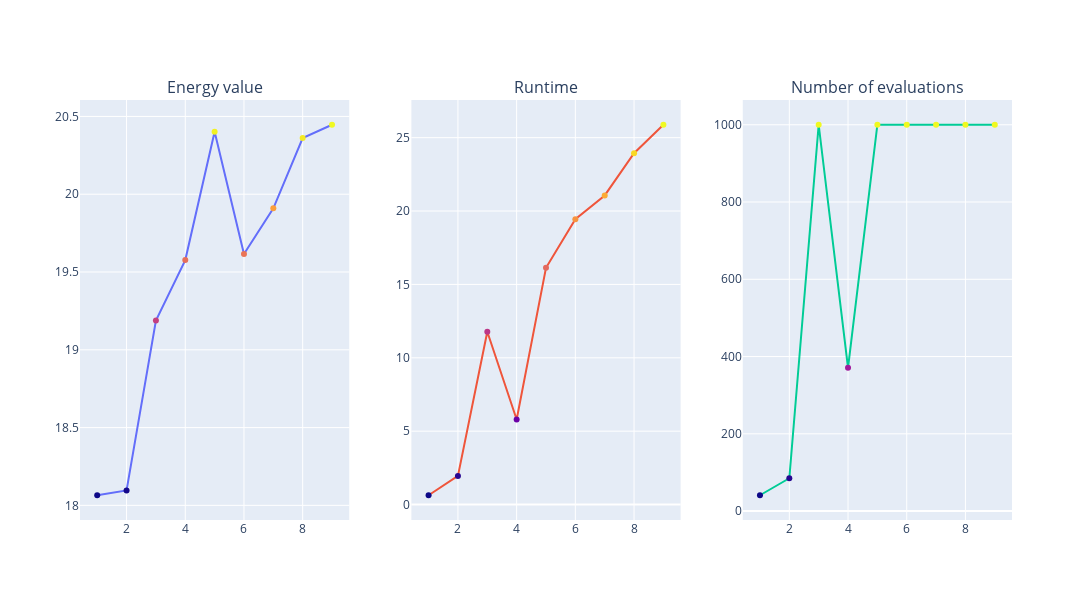

The notebook cell saved with this chart:
### Markdown cell above
### Higher values of $p$

With higher values of $p$, QAOA is theoretically able to reach a quantum state with a better energy value with respect to the cost Hamiltonian since increasing the number of layers strictly increases the space of quantum states, one is able to reach. That is, if 
$$
M_p = \max_{\beta, \gamma \in \mathbb{R}^p} \langle \psi_p(\beta, \gamma) \vert H_C  \vert \psi_p(\beta, \gamma) \rangle
$$
denotes the maximal energy value reachable with a QAOA variational form of depth $p$, it holds that
$$
M_{p+1} \geq M_p.
$$
In fact, using the adiabatic theorem, one can prove, that in the infinite limit, we are able to reach the maximal cost function value $C_{max}$
$$
\lim\limits_{p \to \inf} M_p = C_{max}.
$$
While the connection to adiabatic quantum computing serves as a justification of why we might expect QAOA to yield good optimization results, it only holds in the infinite limit, which in turn corresponds to an infinitely long quantum algorithm.
One also needs to be mindful of the fact that the number of parameters increases with the number of layers, and finding the global optimum becomes increasingly harder when introducing more parameters.<br>
The following plots show the evolution of the optimal QAOA state found for increasing values of $p$ and give some idea of how the circuit depth affects QAOA performance.

### Code cell
graph_name = 'custom'
quadratic_program = quadratic_program_from_graph(graphs[graph_name])
#Create callback to record total number of evaluations
max_evals = 0
def callback(eval_count, params, mean, std_dev):
    global max_evals
    max_evals = eval_count

#Create empty lists to track values
energies = []
runtimes = []
num_evals=[]
    
#Run QAOA for different values of p
for p in range(1,10):
    print(f'Evaluating for p = {p}...')
    qaoa = QAOA(optimizer = optimizers['cobyla'], quantum_instance = backend, reps=p, callback=callback)
    eigen_optimizer = MinimumEigenOptimizer(min_eigen_solver = qaoa)
    start = time()
    result = eigen_optimizer.solve(quadratic_program)
    runtimes.append(time()-start)
    num_evals.append(max_evals)
    #Calculate energy of final state from samples
    avg_value = 0.
    for sample in result.samples:
        avg_value += sample.probability*sample.fval
    energies.append(avg_value)

#Create and display plots
energy_plot = go.Scatter(x = list(range(1,10)), y =energies, marker=dict(color=energies, colorscale = 'plasma'))
runtime_plot = go.Scatter(x = list(range(1,10)), y =runtimes, marker=dict(color=runtimes, colorscale = 'plasma'))
num_evals_plot = go.Scatter(x = list(range(1,10)), y =num_evals, marker=dict(color=num_evals, colorscale = 'plasma'))
fig = make_subplots(rows = 1, cols = 3, subplot_titles = ['Energy value', 'Runtime', 'Number of evaluations'])
fig.update_layout(width=1800,height=600, showlegend=False)
fig.add_trace(energy_plot, row=1, col=1)
fig.add_trace(runtime_plot, row=1, col=2)
fig.add_trace(num_evals_plot, row=1, col=3)
clear_output()
fig.show()

### Figure 1 — Plotly figure (JSON) as saved in the notebook; plotly's stock layout.template omitted (floating-point values rounded to 4 significant figures)
{"data": [{"marker": {"color": [18.07, 18.1, 19.19, 19.58, 20.4, 19.62, 19.91, 20.36, 20.45], "colorscale": [[0, "#0d0887"], [0.1111, "#46039f"], [0.2222, "#7201a8"], [0.3333, "#9c179e"], [0.4444, "#bd3786"], [0.5556, "#d8576b"], [0.6667, "#ed7953"], [0.7778, "#fb9f3a"], [0.8889, "#fdca26"], [1, "#f0f921"]]}, "type": "scatter", "x": [1, 2, 3, 4, 5, 6, 7, 8, 9], "xaxis": "x", "y": [18.07, 18.1, 19.19, 19.58, 20.4, 19.62, 19.91, 20.36, 20.45], "yaxis": "y"}, {"marker": {"color": [0.6341, 1.95, 11.77, 5.795, 16.13, 19.45, 21.06, 23.94, 25.88], "colorscale": [[0, "#0d0887"], [0.1111, "#46039f"], [0.2222, "#7201a8"], [0.3333, "#9c179e"], [0.4444, "#bd3786"], [0.5556, "#d8576b"], [0.6667, "#ed7953"], [0.7778, "#fb9f3a"], [0.8889, "#fdca26"], [1, "#f0f921"]]}, "type": "scatter", "x": [1, 2, 3, 4, 5, 6, 7, 8, 9], "xaxis": "x2", "y": [0.6341, 1.95, 11.77, 5.795, 16.13, 19.45, 21.06, 23.94, 25.88], "yaxis": "y2"}, {"marker": {"color": [41, 85, 1000, 371, 1000, 1000, 1000, 1000, 1000], "colorscale": [[0, "#0d0887"], [0.1111, "#46039f"], [0.2222, "#7201a8"], [0.3333, "#9c179e"], [0.4444, "#bd3786"], [0.5556, "#d8576b"], [0.6667, "#ed7953"], [0.7778, "#fb9f3a"], [0.8889, "#fdca26"], [1, "#f0f921"]]}, "type": "scatter", "x": [1, 2, 3, 4, 5, 6, 7, 8, 9], "xaxis": "x3", "y": [41, 85, 1000, 371, 1000, 1000, 1000, 1000, 1000], "yaxis": "y3"}], "layout": {"annotations": [{"font": {"size": 16}, "showarrow": false, "text": "Energy value", "x": 0.1444, "xanchor": "center", "xref": "paper", "y": 1, "yanchor": "bottom", "yref": "paper"}, {"font": {"size": 16}, "showarrow": false, "text": "Runtime", "x": 0.5, "xanchor": "center", "xref": "paper", "y": 1, "yanchor": "bottom", "yref": "paper"}, {"font": {"size": 16}, "showarrow": false, "text": "Number of evaluations", "x": 0.8556, "xanchor": "center", "xref": "paper", "y": 1, "yanchor": "bottom", "yref": "paper"}], "height": 600, "showlegend": false, "width": 1800, "xaxis": {"anchor": "y", "autorange": true, "domain": [0, 0.2889], "range": [0.476, 9.524], "type": "linear"}, "xaxis2": {"anchor": "y2", "autorange": true, "domain": [0.3556, 0.6444], "range": [0.476, 9.524], "type": "linear"}, "xaxis3": {"anchor": "y3", "autorange": true, "domain": [0.7111, 1], "range": [0.476, 9.524], "type": "linear"}, "yaxis": {"anchor": "x", "autorange": true, "domain": [0, 1], "range": [17.91, 20.61], "type": "linear"}, "yaxis2": {"anchor": "x2", "autorange": true, "domain": [0, 1], "range": [-1.052, 27.57], "type": "linear"}, "yaxis3": {"anchor": "x3", "autorange": true, "domain": [0, 1], "range": [-23.06, 1064.0], "type": "linear"}}}
